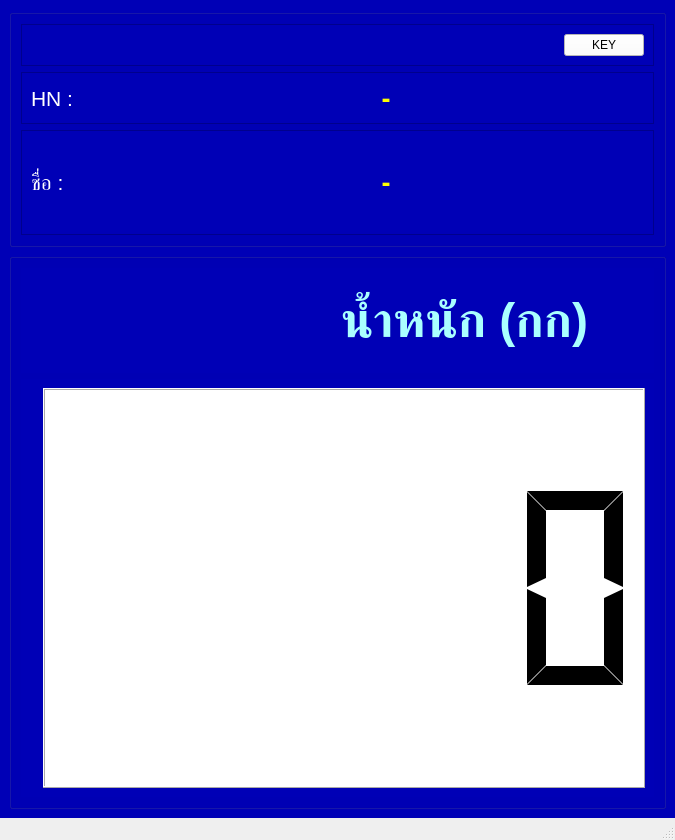
<?xml version="1.0" encoding="UTF-8"?>
<ui version="4.0">
 <class>MainWindow</class>
 <widget class="QMainWindow" name="MainWindow">
  <property name="geometry">
   <rect>
    <x>0</x>
    <y>0</y>
    <width>675</width>
    <height>840</height>
   </rect>
  </property>
  <property name="windowTitle">
   <string>BMI-II</string>
  </property>
  <widget class="QWidget" name="centralwidget">
   <property name="styleSheet">
    <string notr="true">background-color:rgb(0, 0, 182)</string>
   </property>
   <layout class="QVBoxLayout" name="verticalLayout_3" stretch="30,70">
    <item>
     <widget class="QGroupBox" name="groupBox">
      <property name="title">
       <string/>
      </property>
      <layout class="QVBoxLayout" name="verticalLayout" stretch="10,30,60">
       <item>
        <widget class="QFrame" name="frame_3">
         <property name="styleSheet">
          <string notr="true"/>
         </property>
         <property name="frameShape">
          <enum>QFrame::StyledPanel</enum>
         </property>
         <property name="frameShadow">
          <enum>QFrame::Raised</enum>
         </property>
         <layout class="QHBoxLayout" name="horizontalLayout_3">
          <item>
           <widget class="QLineEdit" name="txtId">
            <property name="font">
             <font>
              <pointsize>6</pointsize>
             </font>
            </property>
            <property name="styleSheet">
             <string notr="true">border:0;
color:white;
</string>
            </property>
           </widget>
          </item>
          <item>
           <widget class="QLineEdit" name="txtDummy">
            <property name="font">
             <font>
              <pointsize>6</pointsize>
             </font>
            </property>
            <property name="styleSheet">
             <string notr="true">border:0;
color:white;</string>
            </property>
           </widget>
          </item>
          <item>
           <widget class="QPushButton" name="btnKey">
            <property name="styleSheet">
             <string notr="true">background-color:white</string>
            </property>
            <property name="text">
             <string>KEY</string>
            </property>
           </widget>
          </item>
         </layout>
        </widget>
       </item>
       <item>
        <widget class="QFrame" name="frame">
         <property name="frameShape">
          <enum>QFrame::StyledPanel</enum>
         </property>
         <property name="frameShadow">
          <enum>QFrame::Raised</enum>
         </property>
         <layout class="QHBoxLayout" name="horizontalLayout" stretch="15,85">
          <item>
           <widget class="QLabel" name="label">
            <property name="font">
             <font>
              <pointsize>16</pointsize>
             </font>
            </property>
            <property name="styleSheet">
             <string notr="true">color:white</string>
            </property>
            <property name="text">
             <string>HN :</string>
            </property>
           </widget>
          </item>
          <item>
           <widget class="QLabel" name="lbHn">
            <property name="font">
             <font>
              <pointsize>20</pointsize>
              <weight>75</weight>
              <bold>true</bold>
             </font>
            </property>
            <property name="layoutDirection">
             <enum>Qt::LeftToRight</enum>
            </property>
            <property name="styleSheet">
             <string notr="true">color:yellow;</string>
            </property>
            <property name="text">
             <string>-</string>
            </property>
            <property name="alignment">
             <set>Qt::AlignCenter</set>
            </property>
           </widget>
          </item>
         </layout>
        </widget>
       </item>
       <item>
        <widget class="QFrame" name="frame_2">
         <property name="frameShape">
          <enum>QFrame::StyledPanel</enum>
         </property>
         <property name="frameShadow">
          <enum>QFrame::Raised</enum>
         </property>
         <layout class="QHBoxLayout" name="horizontalLayout_2" stretch="15,85">
          <item>
           <widget class="QLabel" name="label_2">
            <property name="font">
             <font>
              <pointsize>16</pointsize>
             </font>
            </property>
            <property name="styleSheet">
             <string notr="true">color:white
</string>
            </property>
            <property name="text">
             <string>ชื่อ :</string>
            </property>
           </widget>
          </item>
          <item>
           <widget class="QLabel" name="lbFullname">
            <property name="font">
             <font>
              <pointsize>20</pointsize>
              <weight>75</weight>
              <bold>true</bold>
             </font>
            </property>
            <property name="styleSheet">
             <string notr="true">color:yellow;</string>
            </property>
            <property name="midLineWidth">
             <number>0</number>
            </property>
            <property name="text">
             <string>-</string>
            </property>
            <property name="alignment">
             <set>Qt::AlignCenter</set>
            </property>
           </widget>
          </item>
         </layout>
        </widget>
       </item>
      </layout>
     </widget>
    </item>
    <item>
     <widget class="QGroupBox" name="groupBox_2">
      <property name="title">
       <string/>
      </property>
      <layout class="QVBoxLayout" name="verticalLayout_2" stretch="20,80">
       <item>
        <widget class="QWidget" name="widget" native="true">
         <property name="font">
          <font>
           <pointsize>26</pointsize>
          </font>
         </property>
         <property name="styleSheet">
          <string notr="true">color: rgb(170, 255, 255);</string>
         </property>
         <layout class="QHBoxLayout" name="horizontalLayout_4">
          <item>
           <widget class="QLabel" name="label_4">
            <property name="text">
             <string>                 </string>
            </property>
           </widget>
          </item>
          <item>
           <widget class="QLabel" name="label_3">
            <property name="font">
             <font>
              <pointsize>36</pointsize>
              <weight>75</weight>
              <bold>true</bold>
             </font>
            </property>
            <property name="text">
             <string>น้ำหนัก (กก)</string>
            </property>
           </widget>
          </item>
         </layout>
        </widget>
       </item>
       <item>
        <widget class="QWidget" name="widget_4" native="true">
         <property name="font">
          <font>
           <pointsize>20</pointsize>
          </font>
         </property>
         <layout class="QHBoxLayout" name="horizontalLayout_5" stretch="0,60">
          <property name="sizeConstraint">
           <enum>QLayout::SetDefaultConstraint</enum>
          </property>
          <item>
           <widget class="QLabel" name="label_7">
            <property name="text">
             <string/>
            </property>
            <property name="pixmap">
             <pixmap>weight.png</pixmap>
            </property>
            <property name="scaledContents">
             <bool>false</bool>
            </property>
           </widget>
          </item>
          <item>
           <widget class="QLCDNumber" name="lcdWeight">
            <property name="styleSheet">
             <string notr="true">color:black;
background-color:white</string>
            </property>
            <property name="segmentStyle">
             <enum>QLCDNumber::Flat</enum>
            </property>
           </widget>
          </item>
         </layout>
        </widget>
       </item>
      </layout>
     </widget>
    </item>
   </layout>
  </widget>
  <widget class="QStatusBar" name="statusbar"/>
 </widget>
 <resources/>
 <connections/>
</ui>
